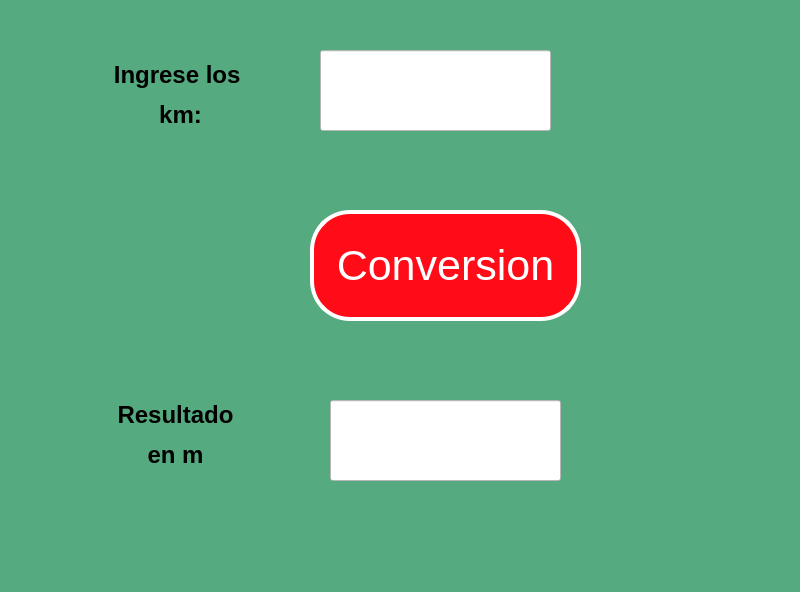
<?xml version="1.0" encoding="UTF-8"?>
<ui version="4.0">
 <class>MainWindow</class>
 <widget class="QMainWindow" name="MainWindow">
  <property name="geometry">
   <rect>
    <x>0</x>
    <y>0</y>
    <width>800</width>
    <height>592</height>
   </rect>
  </property>
  <property name="windowTitle">
   <string>MainWindow</string>
  </property>
  <property name="styleSheet">
   <string notr="true">background-color: rgb(85, 170, 127);</string>
  </property>
  <widget class="QWidget" name="centralwidget">
   <widget class="QLabel" name="label_3">
    <property name="geometry">
     <rect>
      <x>100</x>
      <y>400</y>
      <width>151</width>
      <height>71</height>
     </rect>
    </property>
    <property name="styleSheet">
     <string notr="true">color:   rgb(0, 0, 0)</string>
    </property>
    <property name="text">
     <string>&lt;html&gt;&lt;head/&gt;&lt;body&gt;&lt;p align=&quot;center&quot;&gt;&lt;span style=&quot; font-size:18pt; font-weight:600;&quot;&gt;Resultado&lt;/span&gt;&lt;/p&gt;&lt;p align=&quot;center&quot;&gt;&lt;span style=&quot; font-size:18pt; font-weight:600;&quot;&gt;en m&lt;/span&gt;&lt;/p&gt;&lt;/body&gt;&lt;/html&gt;</string>
    </property>
   </widget>
   <widget class="QPushButton" name="btn_leer">
    <property name="geometry">
     <rect>
      <x>310</x>
      <y>210</y>
      <width>271</width>
      <height>111</height>
     </rect>
    </property>
    <property name="font">
     <font>
      <pointsize>32</pointsize>
     </font>
    </property>
    <property name="styleSheet">
     <string notr="true">background-color: rgb(255, 12, 24);
color:rgb(255,255,255);
border-radius:40px;
border:  4px solid white;</string>
    </property>
    <property name="text">
     <string>Conversion</string>
    </property>
   </widget>
   <widget class="QLineEdit" name="txt_A">
    <property name="geometry">
     <rect>
      <x>320</x>
      <y>50</y>
      <width>231</width>
      <height>81</height>
     </rect>
    </property>
    <property name="styleSheet">
     <string notr="true">background-color: rgb(255, 255, 255);
font: 75 14pt &quot;MS Shell Dlg 2&quot;;</string>
    </property>
    <property name="text">
     <string/>
    </property>
    <property name="alignment">
     <set>Qt::AlignCenter</set>
    </property>
   </widget>
   <widget class="QLabel" name="label">
    <property name="geometry">
     <rect>
      <x>100</x>
      <y>50</y>
      <width>161</width>
      <height>91</height>
     </rect>
    </property>
    <property name="styleSheet">
     <string notr="true">color:  rgb(0, 0, 0)
</string>
    </property>
    <property name="text">
     <string>&lt;html&gt;&lt;head/&gt;&lt;body&gt;&lt;p align=&quot;center&quot;&gt;&lt;span style=&quot; font-size:18pt; font-weight:600;&quot;&gt;Ingrese los &lt;/span&gt;&lt;/p&gt;&lt;p align=&quot;center&quot;&gt;&lt;span style=&quot; font-size:18pt; font-weight:600;&quot;&gt;km:&lt;/span&gt;&lt;/p&gt;&lt;/body&gt;&lt;/html&gt;</string>
    </property>
   </widget>
   <widget class="QLineEdit" name="txt_resulta">
    <property name="geometry">
     <rect>
      <x>330</x>
      <y>400</y>
      <width>231</width>
      <height>81</height>
     </rect>
    </property>
    <property name="styleSheet">
     <string notr="true">background-color: rgb(255, 255, 255);
font: 75 14pt &quot;MS Shell Dlg 2&quot;;</string>
    </property>
    <property name="text">
     <string/>
    </property>
    <property name="alignment">
     <set>Qt::AlignCenter</set>
    </property>
   </widget>
  </widget>
  <widget class="QMenuBar" name="menubar">
   <property name="geometry">
    <rect>
     <x>0</x>
     <y>0</y>
     <width>800</width>
     <height>21</height>
    </rect>
   </property>
  </widget>
  <widget class="QStatusBar" name="statusbar"/>
 </widget>
 <resources/>
 <connections/>
</ui>
